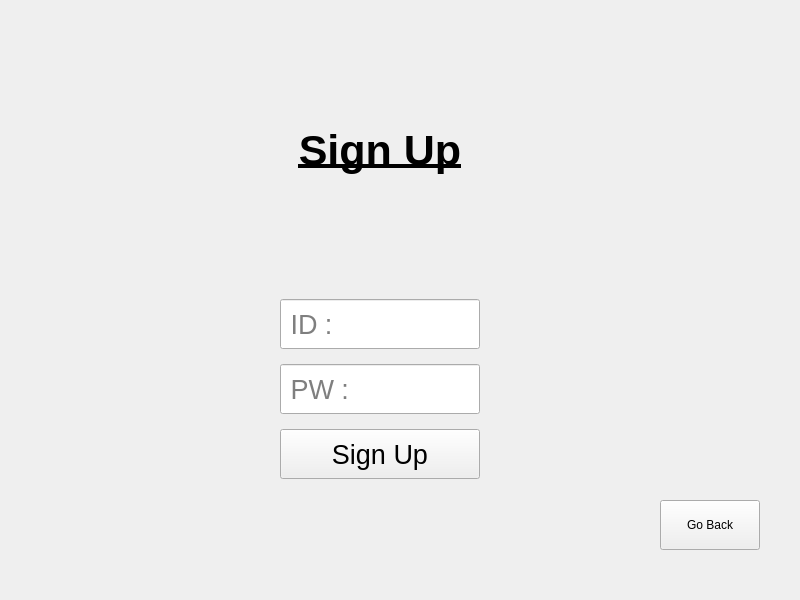
<?xml version="1.0" encoding="UTF-8"?>
<ui version="4.0">
 <class>SignUpScene</class>
 <widget class="QWidget" name="SignUpScene">
  <property name="geometry">
   <rect>
    <x>0</x>
    <y>0</y>
    <width>800</width>
    <height>600</height>
   </rect>
  </property>
  <property name="windowTitle">
   <string>Form</string>
  </property>
  <widget class="QPushButton" name="goBackButton">
   <property name="geometry">
    <rect>
     <x>660</x>
     <y>500</y>
     <width>100</width>
     <height>50</height>
    </rect>
   </property>
   <property name="text">
    <string>Go Back</string>
   </property>
  </widget>
  <widget class="QWidget" name="verticalLayoutWidget">
   <property name="geometry">
    <rect>
     <x>280</x>
     <y>290</y>
     <width>202</width>
     <height>201</height>
    </rect>
   </property>
   <layout class="QVBoxLayout" name="buttons">
    <item>
     <widget class="QLineEdit" name="idInput">
      <property name="minimumSize">
       <size>
        <width>200</width>
        <height>50</height>
       </size>
      </property>
      <property name="maximumSize">
       <size>
        <width>200</width>
        <height>50</height>
       </size>
      </property>
      <property name="font">
       <font>
        <family>Arial</family>
        <pointsize>20</pointsize>
       </font>
      </property>
      <property name="placeholderText">
       <string> ID :</string>
      </property>
     </widget>
    </item>
    <item>
     <widget class="QLineEdit" name="pwInput">
      <property name="minimumSize">
       <size>
        <width>200</width>
        <height>50</height>
       </size>
      </property>
      <property name="maximumSize">
       <size>
        <width>200</width>
        <height>50</height>
       </size>
      </property>
      <property name="font">
       <font>
        <family>Arial</family>
        <pointsize>20</pointsize>
       </font>
      </property>
      <property name="placeholderText">
       <string> PW :</string>
      </property>
     </widget>
    </item>
    <item>
     <widget class="QPushButton" name="signUpButton">
      <property name="minimumSize">
       <size>
        <width>200</width>
        <height>50</height>
       </size>
      </property>
      <property name="maximumSize">
       <size>
        <width>200</width>
        <height>50</height>
       </size>
      </property>
      <property name="font">
       <font>
        <family>Arial</family>
        <pointsize>20</pointsize>
        <underline>false</underline>
       </font>
      </property>
      <property name="text">
       <string>Sign Up</string>
      </property>
     </widget>
    </item>
   </layout>
  </widget>
  <widget class="QLabel" name="programName">
   <property name="geometry">
    <rect>
     <x>130</x>
     <y>100</y>
     <width>500</width>
     <height>100</height>
    </rect>
   </property>
   <property name="font">
    <font>
     <family>Arial</family>
     <pointsize>32</pointsize>
     <bold>true</bold>
     <underline>true</underline>
    </font>
   </property>
   <property name="text">
    <string>Sign Up</string>
   </property>
   <property name="alignment">
    <set>Qt::AlignmentFlag::AlignCenter</set>
   </property>
  </widget>
 </widget>
 <resources/>
 <connections/>
</ui>
